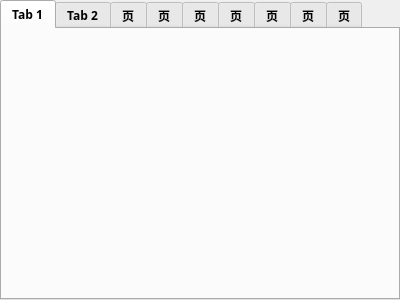
<?xml version="1.0" encoding="UTF-8"?>
<ui version="4.0">
 <class>bmuMainTabWidget</class>
 <widget class="QTabWidget" name="bmuMainTabWidget">
  <property name="geometry">
   <rect>
    <x>0</x>
    <y>0</y>
    <width>400</width>
    <height>300</height>
   </rect>
  </property>
  <property name="font">
   <font>
    <family>微软雅黑</family>
    <weight>75</weight>
    <bold>true</bold>
   </font>
  </property>
  <property name="windowTitle">
   <string>TabWidget</string>
  </property>
  <property name="currentIndex">
   <number>0</number>
  </property>
  <widget class="generalTab" name="general_tab">
   <attribute name="title">
    <string>Tab 1</string>
   </attribute>
  </widget>
  <widget class="bsuSetTab" name="bsuSet_tab">
   <attribute name="title">
    <string>Tab 2</string>
   </attribute>
  </widget>
  <widget class="sysInfoTab" name="sysInfo_tab">
   <attribute name="title">
    <string>页</string>
   </attribute>
  </widget>
  <widget class="specifyParaTab" name="specifyPara_tab">
   <attribute name="title">
    <string>页</string>
   </attribute>
  </widget>
  <widget class="maintainParaTab" name="maintainPara_tab">
   <property name="enabled">
    <bool>true</bool>
   </property>
   <attribute name="title">
    <string>页</string>
   </attribute>
  </widget>
  <widget class="chargeParaTab" name="chargePara_tab">
   <attribute name="title">
    <string>页</string>
   </attribute>
  </widget>
  <widget class="advancedParaTab" name="advancedPara_tab">
   <attribute name="title">
    <string>页</string>
   </attribute>
  </widget>
  <widget class="calibrationParaTab" name="calibrationPara_tab">
   <attribute name="title">
    <string>页</string>
   </attribute>
  </widget>
  <widget class="toolModelTab" name="toolModel_tab">
   <attribute name="title">
    <string>页</string>
   </attribute>
  </widget>
 </widget>
 <customwidgets>
  <customwidget>
   <class>generalTab</class>
   <extends>QWidget</extends>
   <header>generaltab.h</header>
   <container>1</container>
  </customwidget>
  <customwidget>
   <class>bsuSetTab</class>
   <extends>QWidget</extends>
   <header>bsusettab.h</header>
   <container>1</container>
  </customwidget>
  <customwidget>
   <class>sysInfoTab</class>
   <extends>QWidget</extends>
   <header>sysinfotab.h</header>
   <container>1</container>
  </customwidget>
  <customwidget>
   <class>specifyParaTab</class>
   <extends>QWidget</extends>
   <header>specifyparatab.h</header>
   <container>1</container>
  </customwidget>
  <customwidget>
   <class>maintainParaTab</class>
   <extends>QWidget</extends>
   <header>maintainparatab.h</header>
   <container>1</container>
  </customwidget>
  <customwidget>
   <class>chargeParaTab</class>
   <extends>QWidget</extends>
   <header>chargeparatab.h</header>
   <container>1</container>
  </customwidget>
  <customwidget>
   <class>advancedParaTab</class>
   <extends>QWidget</extends>
   <header>advancedparatab.h</header>
   <container>1</container>
  </customwidget>
  <customwidget>
   <class>calibrationParaTab</class>
   <extends>QWidget</extends>
   <header>calibrationparatab.h</header>
   <container>1</container>
  </customwidget>
  <customwidget>
   <class>toolModelTab</class>
   <extends>QWidget</extends>
   <header>toolmodeltab.h</header>
   <container>1</container>
  </customwidget>
 </customwidgets>
 <resources/>
 <connections/>
</ui>
